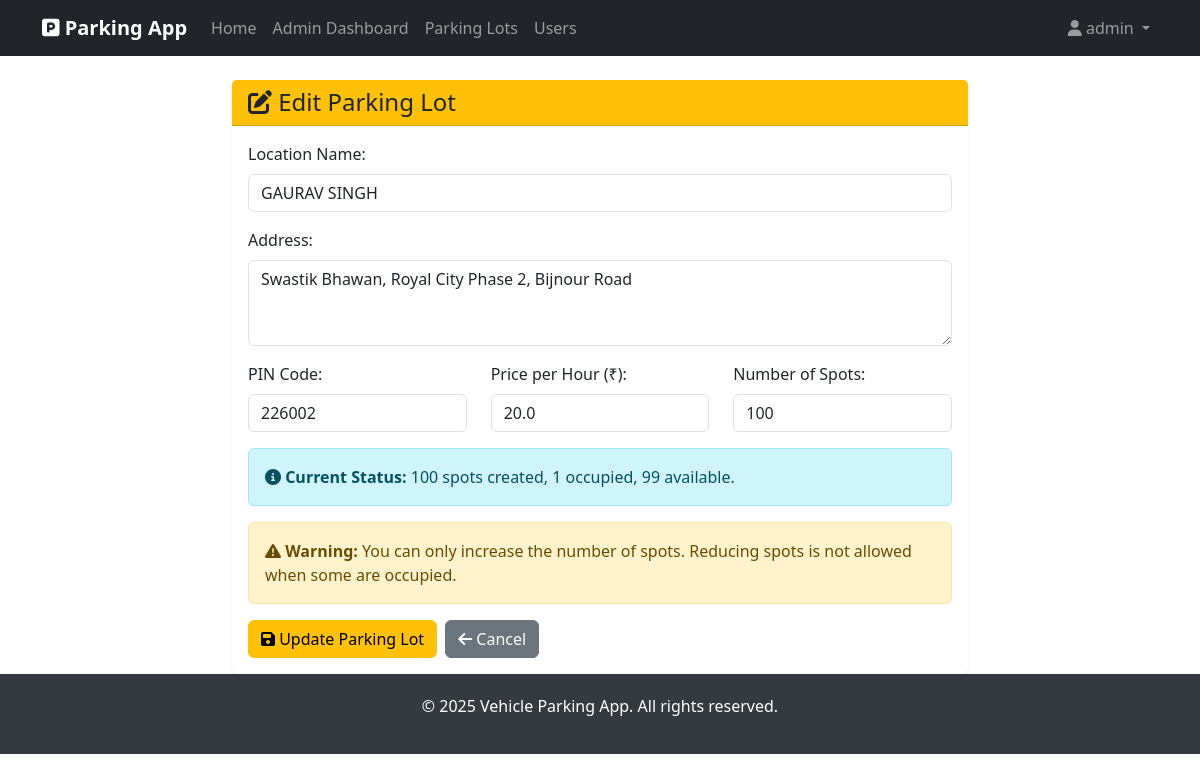
The app's page /admin/edit-lot/1 (signed in) with its own data.
### models.py (models this page shows, shortened)
class User(UserMixin, db.Model):
    __tablename__ = 'users'
    id = db.Column(db.Integer, primary_key=True)
    username = db.Column(db.String(80), unique=True, nullable=False)
    email = db.Column(db.String(120), unique=True, nullable=False)
    password_hash = db.Column(db.String(120), nullable=False)
    phone = db.Column(db.String(15), nullable=True)
    is_admin = db.Column(db.Boolean, default=False, nullable=False)
    created_at = db.Column(db.DateTime, default=datetime.utcnow)
    reservations = db.relationship('Reservation', backref='user', lazy=True, cascade='all, delete-orphan')

class ParkingLot(db.Model):
    __tablename__ = 'parking_lots'
    id = db.Column(db.Integer, primary_key=True)
    prime_location_name = db.Column(db.String(100), nullable=False)
    address = db.Column(db.Text, nullable=False)
    pin_code = db.Column(db.String(10), nullable=False)
    price_per_hour = db.Column(db.Float, nullable=False, default=50.0)
    maximum_number_of_spots = db.Column(db.Integer, nullable=False)
    created_at = db.Column(db.DateTime, default=datetime.utcnow)
    parking_spots = db.relationship('ParkingSpot', backref='lot', lazy=True, cascade='all, delete-orphan')
    def get_available_spots_count(self):
        return ParkingSpot.query.filter_by(lot_id=self.id, status='A').count()
    def get_occupied_spots_count(self):
        return ParkingSpot.query.filter_by(lot_id=self.id, status='O').count()

### controllers.py (the view, shortened to what this page needs)
@admin.route('/edit-lot/<int:lot_id>', methods=['GET', 'POST'])
@login_required
def edit_lot(lot_id):
    if not current_user.is_admin:
        flash('Access denied', 'error')
        return redirect(url_for('main.index'))
    lot = ParkingLot.query.get_or_404(lot_id)
    return render_template('admin_edit_lot.html', lot=lot)

### app.py (called while the page is built)
def create_app():
    app = Flask(__name__)
    app.config['SECRET_KEY'] = 'your-secret-key-here'
    app.config['SQLALCHEMY_DATABASE_URI'] = 'sqlite:///parking_app.db'
    app.config['SQLALCHEMY_TRACK_MODIFICATIONS'] = False
    db.init_app(app)
    login_manager = LoginManager()
    login_manager.init_app(app)
    login_manager.login_view = 'auth.login'
    login_manager.login_message = 'Please log in to access this page.'
    login_manager.login_message_category = 'info'
    @login_manager.user_loader
    def load_user(user_id):
        return User.query.get(int(user_id))
    app.register_blueprint(main)
    app.register_blueprint(auth, url_prefix='/auth')
    app.register_blueprint(admin, url_prefix='/admin')
    app.register_blueprint(user, url_prefix='/user')
    app.register_blueprint(api, url_prefix='/api')
    return app

### templates/admin_edit_lot.html (shortened to what this page needs)
{% extends "base.html" %}
{% block content %}
<div class="row justify-content-center">
    <div class="col-md-8">
        <div class="card">
            <div class="card-header bg-warning text-dark">
                <h4 class="mb-0"><i class="fas fa-edit"></i> Edit Parking Lot</h4>
            </div>
            <div class="card-body">
                <form method="POST">
                    <div class="mb-3">
                        <label for="name" class="form-label">Location Name:</label>
                        <input type="text" class="form-control" id="name" name="name" required
                               value="{{ lot.prime_location_name }}" placeholder="e.g., Mall Road Parking">
                    </div>
                    <div class="mb-3">
                        <label for="address" class="form-label">Address:</label>
                        <textarea class="form-control" id="address" name="address" rows="3" required
                                  placeholder="Enter full address">{{ lot.address }}</textarea>
                    </div>
                    <div class="row">
                        <div class="col-md-4 mb-3">
                            <label for="pin_code" class="form-label">PIN Code:</label>
                            <input type="text" class="form-control" id="pin_code" name="pin_code" required
                                   pattern="[0-9]{6}" value="{{ lot.pin_code }}" placeholder="123456">
                        </div>
                        <div class="col-md-4 mb-3">
                            <label for="price" class="form-label">Price per Hour (₹):</label>
                            <input type="number" class="form-control" id="price" name="price" required
                                   min="1" step="0.01" value="{{ lot.price_per_hour }}" placeholder="50.00">
                        </div>
                        <div class="col-md-4 mb-3">
                            <label for="max_spots" class="form-label">Number of Spots:</label>
                            <input type="number" class="form-control" id="max_spots" name="max_spots" required
                                   min="1" max="500" value="{{ lot.maximum_number_of_spots }}" placeholder="50">
                        </div>
                    </div>
                    <div class="alert alert-info">
                        <i class="fas fa-info-circle"></i>
                        <strong>Current Status:</strong> {{ lot.parking_spots|length }} spots created,
                        {{ lot.get_occupied_spots_count() }} occupied, {{ lot.get_available_spots_count() }} available.
                    </div>
                    {% if lot.get_occupied_spots_count() > 0 %}
                    <div class="alert alert-warning">
                        <i class="fas fa-exclamation-triangle"></i>
                        <strong>Warning:</strong> You can only increase the number of spots.
                        Reducing spots is not allowed when some are occupied.
                    </div>
                    {% else %}
                    <div class="alert alert-success">
                        <i class="fas fa-check-circle"></i>
                        <strong>Note:</strong> You can increase or decrease the number of spots since all are currently available.
                    </div>
                    {% endif %}
                    <div class="d-flex gap-2">
                        <button type="submit" class="btn btn-warning">
                            <i class="fas fa-save"></i> Update Parking Lot
                        </button>
                        <a href="{{ url_for('admin.parking_lots') }}" class="btn btn-secondary">
                            <i class="fas fa-arrow-left"></i> Cancel
                        </a>
                    </div>
                </form>
            </div>
        </div>
    </div>
</div>
{% endblock %}

### templates/base.html (shortened to what this page needs)
<!DOCTYPE html>
<html lang="en">
<head>
    <link href="https://cdnjs.cloudflare.com/ajax/libs/bootstrap/5.3.0/css/bootstrap.min.css" rel="stylesheet">
    <link href="https://cdnjs.cloudflare.com/ajax/libs/font-awesome/6.4.0/css/all.min.css" rel="stylesheet">
</head>
<body>
    <nav class="navbar navbar-expand-lg navbar-dark bg-dark">
        <div class="container">
            <a class="navbar-brand" href="{{ url_for('main.index') }}">
                <i class="fas fa-parking"></i> Parking App
            </a>
            <div class="collapse navbar-collapse" id="navbarNav">
                <ul class="navbar-nav me-auto">
                    <li class="nav-item">
                        <a class="nav-link" href="{{ url_for('main.index') }}">Home</a>
                    </li>
                    {% if current_user.is_authenticated %}
                        {% if current_user.is_admin %}
                            <li class="nav-item">
                                <a class="nav-link" href="{{ url_for('admin.dashboard') }}">Admin Dashboard</a>
                            </li>
                            <li class="nav-item">
                                <a class="nav-link" href="{{ url_for('admin.parking_lots') }}">Parking Lots</a>
                            </li>
                            <li class="nav-item">
                                <a class="nav-link" href="{{ url_for('admin.users') }}">Users</a>
                            </li>
                        {% else %}
                            <li class="nav-item">
                                <a class="nav-link" href="{{ url_for('user.dashboard') }}">Dashboard</a>
                            </li>
                        {% endif %}
                    {% endif %}
                </ul>
                <ul class="navbar-nav">
                    {% if current_user.is_authenticated %}
                        <li class="nav-item dropdown">
                            <a class="nav-link dropdown-toggle" href="#" role="button" data-bs-toggle="dropdown">
                                <i class="fas fa-user"></i> {{ current_user.username }}
                            </a>
                        </li>
                    {% endif %}
                </ul>
            </div>
        </div>
    </nav>
    <main class="{% block main_class %}container mt-4{% endblock %}">
        {% block content %}{% endblock %}
    </main>
    <footer class="footer mt-auto">
        <div class="container text-center">
            <p>&copy; 2025 Vehicle Parking App. All rights reserved.</p>
        </div>
    </footer>
</body>
</html>

### templates/base.html (style rules this page uses)
.navbar-brand { font-weight: bold; }
.card { border: none; box-shadow: 0 0.125rem 0.25rem rgba(0, 0, 0, 0.075); }
.footer { background-color: #343a40; color: white; padding: 20px 0; margin-top: 50px; }

### records on screen
User: username "admin"
ParkingLot: name "GAURAV SINGH", address "Swastik Bhawan, Royal City Phase 2, Bijnour Road", pin_code "226002", price "20.0", max_spots "100", get_occupied_spots_count "1"

### other values on screen
{{ lot.parking_spots|length }} "100"
{{ lot.get_available_spots_count() }} "99"
